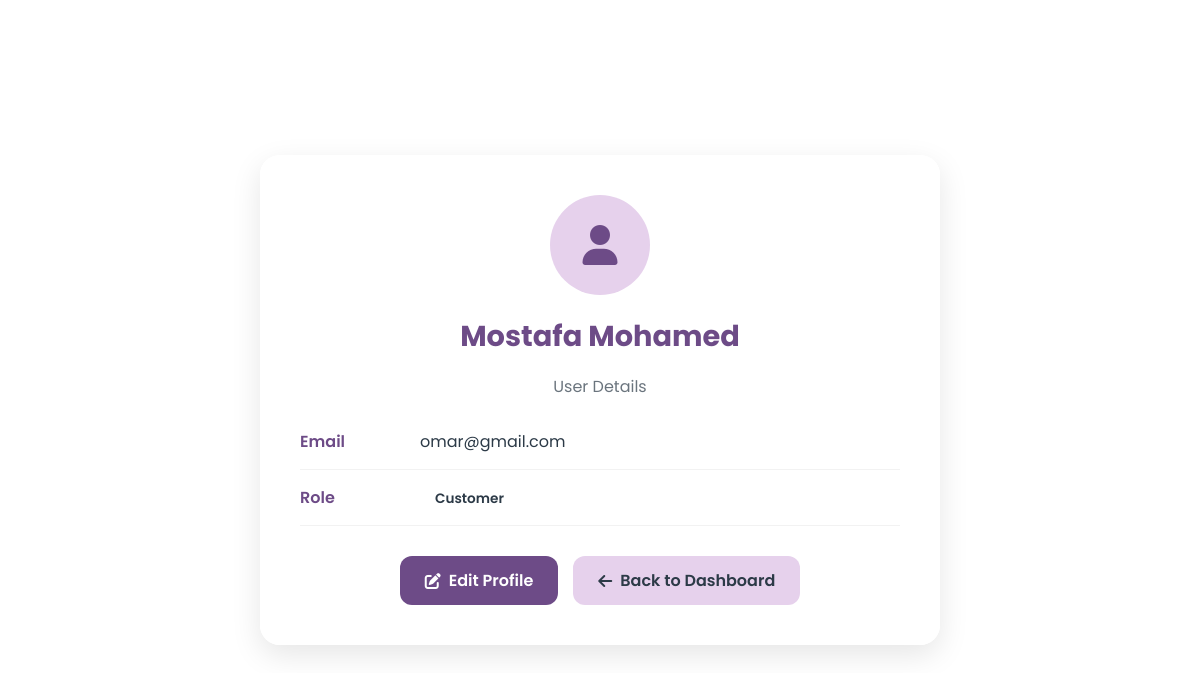
The app's page /read.php?id=138 (signed in) with its own data.
### tables this page shows
CREATE TABLE IF NOT EXISTS `users` (
  `id` int NOT NULL AUTO_INCREMENT,
  `name` varchar(100) NOT NULL,
  `email` varchar(100) NOT NULL,
  `password` varchar(100) NOT NULL,
  `role` varchar(100) NOT NULL,
  PRIMARY KEY (`id`)
);

### read.php (the view, shortened to what this page needs)
<?php
require_once "config.php";
if (isset($_GET["id"]) && !empty(trim($_GET["id"]))) {
    $sql = "SELECT * FROM users WHERE id = ?";
    if ($stmt = mysqli_prepare($link, $sql)) {
        mysqli_stmt_bind_param($stmt, "i", $param_id);
        if (mysqli_stmt_execute($stmt)) {
            $result = mysqli_stmt_get_result($stmt);
            if (mysqli_num_rows($result) == 1) {
                $row = mysqli_fetch_array($result, MYSQLI_ASSOC);
                $name = $row["name"];
                $email = $row["email"];
                $role = $row["role"];
            } else {
                header("location: error.php");
                exit();
            }
        } else {
            echo "<script>alert('Oops! Something went wrong.');</script>";
        }
    }
} else {
    header("location: error.php");
    exit();
}
?>
<!DOCTYPE html>
<html lang="en">
<head>
    <link rel="stylesheet" href="https://cdnjs.cloudflare.com/ajax/libs/font-awesome/6.0.0/css/all.min.css">
</head>
<body>
    <div class="profile-container">
        <div class="profile-header">
            <div class="profile-avatar">
                <i class="fas fa-user"></i>
            </div>
            <h1 class="profile-title"><?php echo htmlspecialchars($name); ?></h1>
            <p class="profile-subtitle">User Details</p>
        </div>
        <div class="profile-details">
            <div class="detail-item">
                <div class="detail-label">Email</div>
                <div class="detail-value"><?php echo htmlspecialchars($email); ?></div>
            </div>
            <div class="detail-item">
                <div class="detail-label">Role</div>
                <div class="detail-value">
                    <span class="role-badge role-<?php echo htmlspecialchars($role); ?>">
                        <?php echo ucfirst(htmlspecialchars($role)); ?>
                    </span>
                </div>
            </div>
        </div>
        <div class="action-btns">
            <a href="update.php?id=<?php echo $_GET['id']; ?>" class="btn btn-primary">
                <i class="fas fa-edit"></i> Edit Profile
            </a>
            <a href="admin_user_list.php" class="btn btn-secondary">
                <i class="fas fa-arrow-left"></i> Back to Dashboard
            </a>
        </div>
    </div>
</body>
</html>

### read.php (style rules this page uses)
:root { --primary: #6d4b87; --secondary: #E6D1EC; --accent: #FF9F43; --light: #FFF5F5; --dark: #2C3A47; }
body { font-family: 'Poppins', sans-serif; background: url('https://images.unsplash.com/photo-1606787366850-de6330128bfc?ixlib=rb-1.2.1&auto=format&fit=crop&w=1350&q=80') no-repeat center center fixed; background-size: cover; margin: 0; padding: 0; color: var(--dark); min-height: 100vh; display: flex; justify-content: center; align-items: center; }
.profile-container { width: 100%; max-width: 600px; background: rgba(255, 255, 255, 0.95); border-radius: 20px; box-shadow: 0 10px 30px rgba(0, 0, 0, 0.1); padding: 40px; backdrop-filter: blur(5px); margin: 30px; }
.profile-header { text-align: center; margin-bottom: 30px; }
.profile-avatar { width: 100px; height: 100px; border-radius: 50%; background: var(--secondary); display: flex; align-items: center; justify-content: center; margin: 0 auto 20px; font-size: 2.5rem; color: var(--primary); }
.profile-title { color: var(--primary); font-size: 1.8rem; margin-bottom: 5px; }
.profile-subtitle { color: var(--dark); opacity: 0.7; margin-bottom: 30px; }
.profile-details { margin-bottom: 30px; }
.detail-item { display: flex; margin-bottom: 15px; padding-bottom: 15px; border-bottom: 1px solid rgba(0, 0, 0, 0.05); }
.detail-label { width: 120px; font-weight: 600; color: var(--primary); }
.detail-value { flex: 1; }
.role-badge { padding: 5px 15px; border-radius: 50px; font-weight: 600; font-size: 0.85rem; }
.action-btns { display: flex; gap: 15px; justify-content: center; }
.btn { padding: 12px 25px; border-radius: 12px; font-weight: 600; text-decoration: none; transition: all 0.3s ease; display: inline-flex; align-items: center; gap: 8px; }
.btn-primary { background: var(--primary); color: white; }
.btn-secondary { background: var(--secondary); color: var(--dark); }

### records on screen
users: name "Mostafa Mohamed", email "omar@gmail.com", role "Customer"
